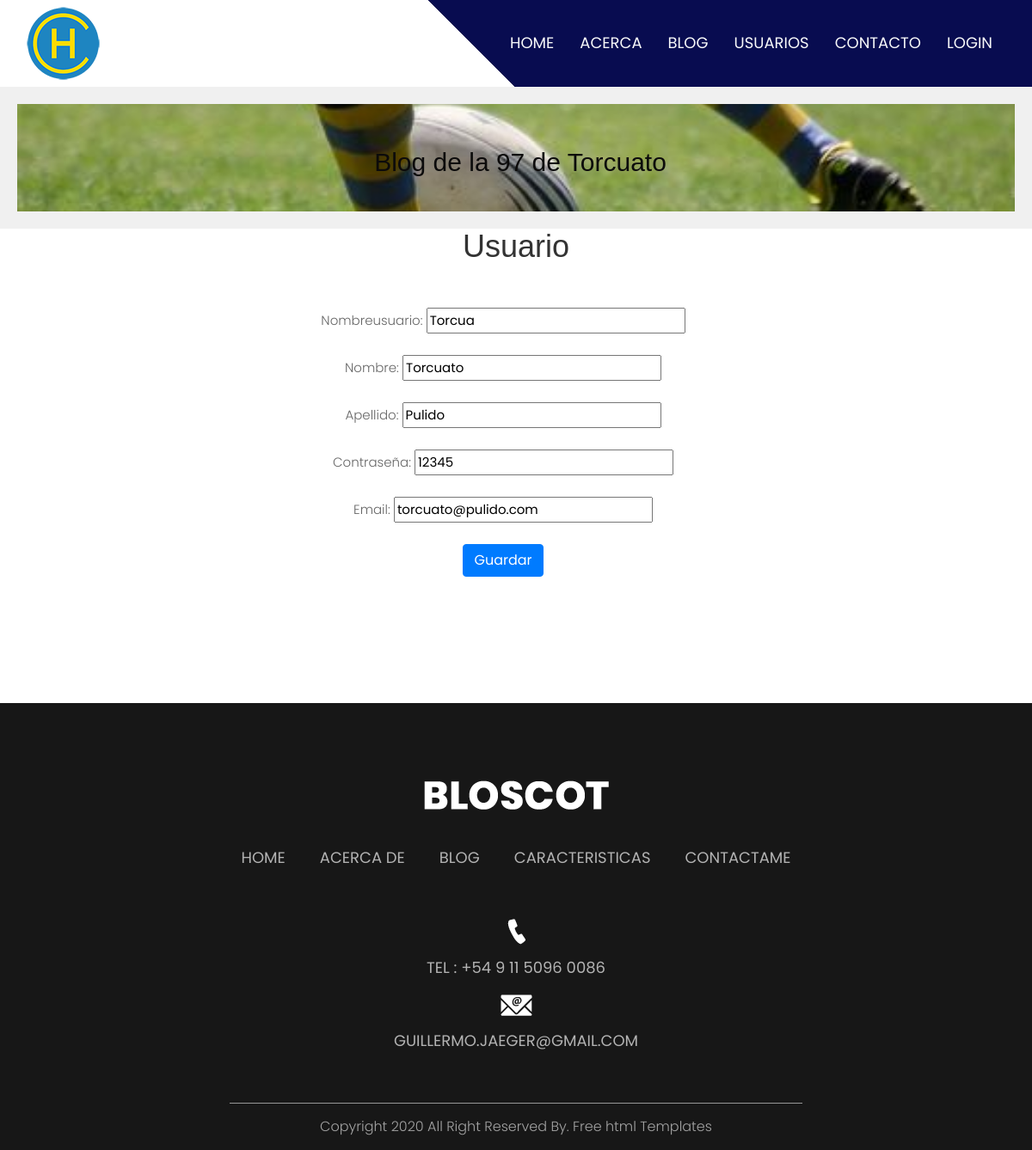
/cuentas/usuario/editar/7, run on the app's committed database.
### cuentas/models.py (models this page shows, shortened)
class Usuario(models.Model):
    nombreusuario=models.CharField(max_length=40,null=False,default="")
    nombre=models.CharField(max_length=40,null=False,default="")
    apellido=models.CharField(max_length=40,null=False,default="")
    contraseña=models.CharField(max_length=40)
    email=models.EmailField(max_length=40,null=True,default="")

### cuentas/views.py (the view)
# urls.py: path("usuario/editar/<pk>",UsuarioEditar.as_view(),name="usuarioeditar"),
class UsuarioEditar(UpdateView):
    model = Usuario
    fields = ['nombreusuario','nombre','apellido','contraseña','email']
    template_name = 'usuarioeditar.html'
    success_url = reverse_lazy('usuariolista' )

### cuentas/templates/usuarioeditar.html (shortened to what this page needs)
{% extends "padre.html" %}
{% load static % }
{% block contenido %}
<br>
<br>
<br>
<div class="container text-center">
    <h1>Usuario</h1>
</div>
<div class="container">
<form id="login-form" style=" width: 50vw; margin-left : 20vw;" method="post" enctype="multipart/form-data">{% csrf_token %}
    <div class="container text-center">
        <div class="row">
                <div class="col-sm-12 align-items-center">
                    <div class="card-body">
                        {{ form.as_p }}
                        <input type="submit" class="btn btn-primary text-center" value="Guardar">
                    </div>
                </div>
                <br>
                <br>
                <br>
        </div>
    </div>
</form>
</div>
<br>
<br>
<br>
<br>
<br>

### cuentas/static/css/style.css (style rules this page uses)
* { box-sizing: border-box !important; transition: ease all 0.5s; }
html { scroll-behavior: smooth; }
body { color: #666666; font-size: 14px; font-family: Poppins; line-height: 1.80857; font-weight: normal; overflow-x: hidden; }
h1, h2, h3, h4, h5, h6 { letter-spacing: 0; font-weight: normal; position: relative; padding: 0 0 10px 0; font-weight: normal; line-height: normal; color: #111111; margin: 0 }
h1 { font-size: 24px }
*, *::after, *::before { -webkit-box-sizing: border-box; -moz-box-sizing: border-box; box-sizing: border-box; }
p { margin: 20px; font-weight: 300; font-size: 15px; line-height: 24px; }
a, .btn { text-decoration: none !important; outline: none !important; -webkit-transition: all .3s ease-in-out; -moz-transition: all .3s ease-in-out; -ms-transition: all .3s ease-in-out; -o-transition: all .3s ease-in-out; transition: all .3s ease-in-out; }

### data on the page
Usuario: nombreusuario "Torcua", nombre "Torcuato", apellido "Pulido", contraseña "12345", email "torcuato@pulido.com"
